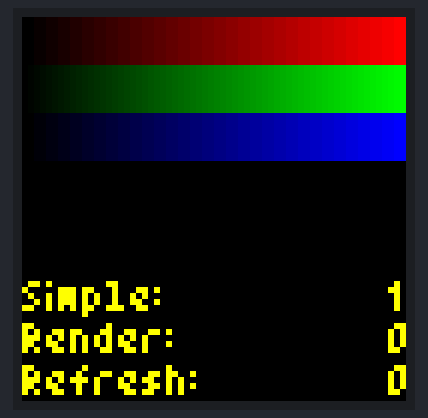
The program below on a simulated ESP32. Shown: 64×64 colour display.

Above: at 0.05 s.
At 2.75 s:
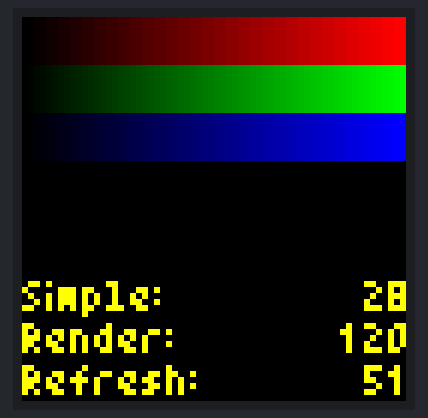
At 5.55 s:
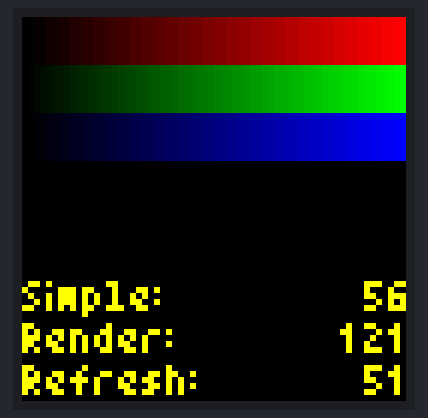
At 10.85 s:
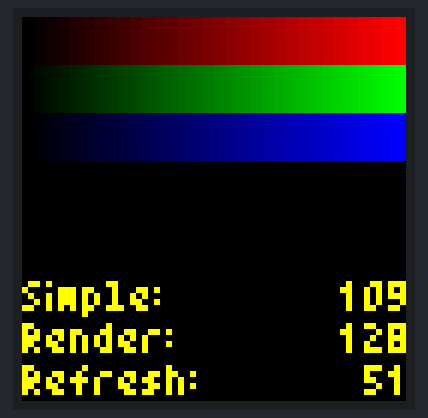
At 15.07 s:
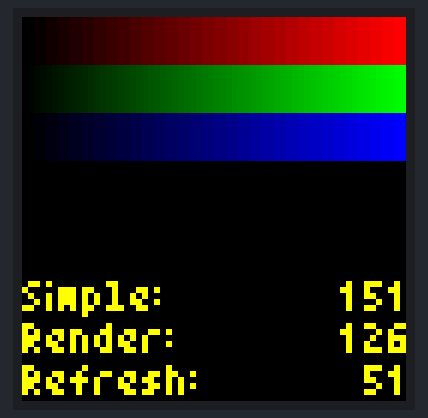
At 21.46 s:
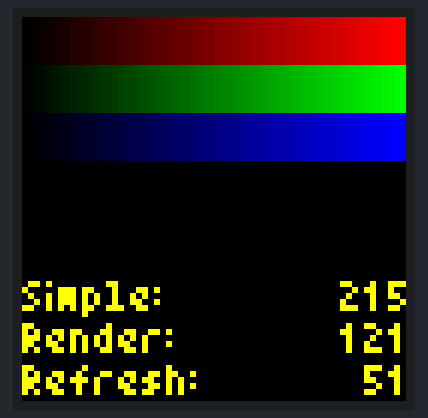

The program:

main.cpp
```cpp
#include <Adafruit_GFX.h>
#include <ESP32-HUB75-MatrixPanel-I2S-DMA.h>
#include "freertos/FreeRTOS.h"
#include "tomthumbmono.h"
#include <atomic>

const uint8_t ROWS = 64;
const uint8_t COLS = 64;
const uint8_t NROWS = ROWS / 2;
const uint8_t PLANES = 6;

const uint8_t LINE1 = ROWS - 1 - 14;
const uint8_t LINE2 = ROWS - 1 - 7;
const uint8_t LINE3 = ROWS - 1;
const uint8_t NBARS = ROWS / 8;

std::atomic<uint32_t> REFRESH_RATE;
std::atomic<uint32_t> RENDER_RATE;
std::atomic<uint32_t> SIMPLE_COUNTER;

MatrixPanel_I2S_DMA *dma_display;
GFXcanvas16 *canvas;

SemaphoreHandle_t mutex;

void print_label(GFXcanvas16 *canvas, uint8_t x, uint8_t y, String label, uint32_t counter)
{
    canvas->setCursor(x, y);
    canvas->printf(label.c_str());
    String str = String(counter);
    int16_t x1, y1;
    uint16_t w, h;
    canvas->getTextBounds(str.c_str(), canvas->getCursorX(), canvas->getCursorY(), &x1, &y1, &w, &h);
    canvas->setCursor(COLS - w, canvas->getCursorY());
    canvas->printf(str.c_str());
}

void render_loop(void *pvParameters)
{
    auto start = xTaskGetTickCount();
    uint8_t counter = 0;
    while (true)
    {
        if (xSemaphoreTake(mutex, 10))
        {
            canvas->fillScreen(0);
            const uint8_t STEP = (256 / COLS);
            for (uint8_t x = 0; x < COLS; x++)
            {
                auto brightness = x * STEP;
                for (uint8_t y = 0; y < NBARS; y++)
                {
                    canvas->drawPixel(x, y, MatrixPanel_I2S_DMA::color565(brightness, 0, 0));
                    canvas->drawPixel(x, y + NBARS, MatrixPanel_I2S_DMA::color565(0, brightness, 0));
                    canvas->drawPixel(x, y + 2 * NBARS, MatrixPanel_I2S_DMA::color565(0, 0, brightness));
                }
            }

            canvas->setTextColor(MatrixPanel_I2S_DMA::color565(255, 255, 0));
            print_label(canvas, 0, LINE3, "Refresh:", REFRESH_RATE.load(std::memory_order::memory_order_relaxed));
            print_label(canvas, 0, LINE2, "Render:", RENDER_RATE.load(std::memory_order::memory_order_relaxed));
            print_label(canvas, 0, LINE1, "Simple:", SIMPLE_COUNTER.load(std::memory_order::memory_order_relaxed));

            xSemaphoreGive(mutex);
        }

        counter++;
        if (xTaskGetTickCount() - start > pdMS_TO_TICKS(1000))
        {
            RENDER_RATE.store(counter, std::memory_order::memory_order_relaxed);
            counter = 0;
            start = xTaskGetTickCount();
        }
        xTaskDelayUntil(&start, 1);
    }
    vTaskDelete(NULL);
}

void display_loop(void *pvParameters)
{
    auto start = xTaskGetTickCount();
    uint8_t counter = 0;
    while (true)
    {
        if (xSemaphoreTake(mutex, 10))
        {
            dma_display->drawRGBBitmap(0, 0, canvas->getBuffer(), canvas->width(), canvas->height());
            xSemaphoreGive(mutex);
        }
        counter++;
        if (xTaskGetTickCount() - start > pdMS_TO_TICKS(1000))
        {
            REFRESH_RATE.store(counter, std::memory_order::memory_order_relaxed);
            counter = 0;
            start = xTaskGetTickCount();
        }
        xTaskDelayUntil(&start, 1);
    }
    vTaskDelete(NULL);
}

void counter_loop(void *pvParameters)
{
    auto start = xTaskGetTickCount();
    while (true)
    {
        if (SIMPLE_COUNTER.fetch_add(1, std::memory_order::memory_order_relaxed) >= 99999)
        {
            SIMPLE_COUNTER.store(0, std::memory_order::memory_order_relaxed);
        }
        xTaskDelayUntil(&start, pdMS_TO_TICKS(100));
    }
}

void setup()
{
    HUB75_I2S_CFG mxconfig(
        COLS, // module width
        ROWS, // module height
        1     // Chain length
    );
    mxconfig.gpio.e = 18;
    mxconfig.clkphase = false;
    mxconfig.driver = HUB75_I2S_CFG::FM6126A;

    mutex = xSemaphoreCreateMutex();

    dma_display = new MatrixPanel_I2S_DMA(mxconfig);
    dma_display->begin();
    canvas = new GFXcanvas16(COLS, ROWS);
    canvas->setTextSize(1);
    canvas->setTextWrap(false);
    canvas->setFont(&TomThumbMono);

    xTaskCreatePinnedToCore(render_loop, "render_loop", 8192, NULL, 5, NULL, 1);
    xTaskCreatePinnedToCore(display_loop, "display_loop", 8192, NULL, 5, NULL, 0);
    xTaskCreatePinnedToCore(counter_loop, "counter_loop", 8192, NULL, 5, NULL, 1);
}

void loop()
{
}
```

Source omitted: tomthumbmono.h (data table, 6889 bytes)
